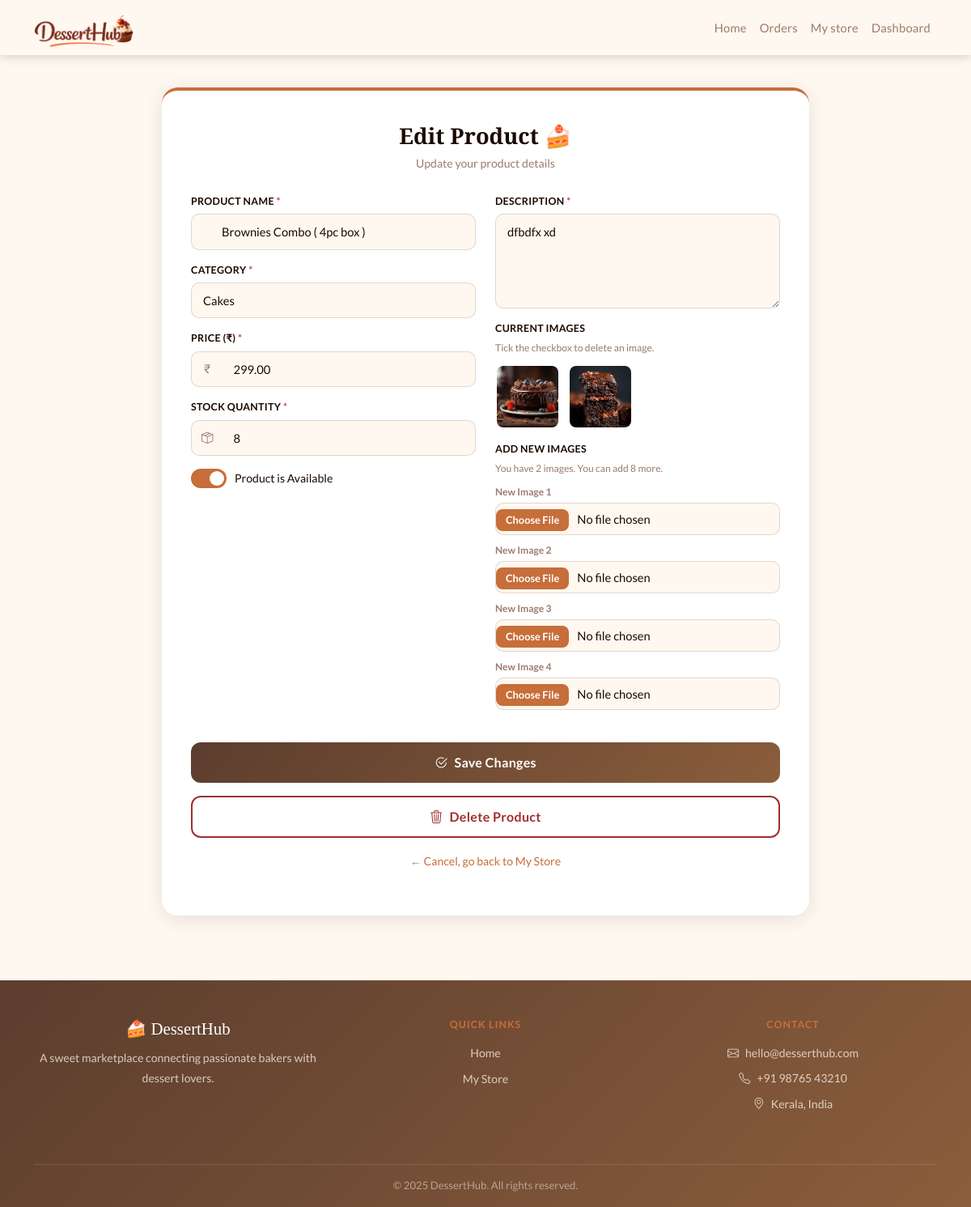
The page /edit-product/3/ (signed in) on the database its author committed.
### store/models.py (models this page shows, shortened)
class Product(models.Model):
     baker=models.ForeignKey(User,on_delete=models.CASCADE)
     category=models.ForeignKey(Category,on_delete=models.CASCADE)
     name=models.CharField(max_length=100)
     description=models.TextField()
     price=models.DecimalField(max_digits=10,decimal_places=2)
     stock=models.PositiveIntegerField()
     created_at=models.DateTimeField(auto_now_add=True)
     updated_at=models.DateTimeField(auto_now_add=True)
     is_available=models.BooleanField(default=True)

class Category(models.Model):
    name=models.CharField(max_length=100)
    image=models.ImageField(upload_to='Category', null=True,blank=True)

class ProductImage(models.Model):
    product=models.ForeignKey(Product,on_delete=models.CASCADE,related_name='images')
    image=models.ImageField(upload_to='product_images/')

### store/views.py (the view)
# urls.py: path('edit-product/<int:id>/', views.edit_productfn, name='edit_product'),
@login_required(login_url='/login/')
def edit_productfn(request, id):
    product = get_object_or_404(Product, id=id, baker=request.user)
    categories = Category.objects.all()
    current_image_count = product.images.count()
    remaining_count = max(0, 6 - current_image_count)
    remaining_slots = range(1, remaining_count + 1)
    if request.method == 'POST':
        action = request.POST.get('action')
        if action == 'delete':
            product.delete()
            messages.success(request, 'Product deleted successfully.')
            return redirect(f'/my-store/{request.user.baker_profile.id}/')
        form = AddProductForm(request.POST, request.FILES, instance=product)
        if form.is_valid():
            form.save()
            delete_ids = request.POST.getlist('delete_image')
            if delete_ids:
                ProductImage.objects.filter(id__in=delete_ids).delete()
            for i in range(1, remaining_count + 1):
                image = request.FILES.get(f'new_image_{i}')
                if image:
                    ProductImage.objects.create(product=product, image=image)
            messages.success(request, 'Product updated successfully!')
            return redirect(f'/my-store/{request.user.baker_profile.id}/')
        else:
            messages.error(request, 'Please correct the errors below.')
            return render(request, 'store/edit_product.html', {
                'form': form,
                'product': product,
                'categories': categories,
                'remaining_slots': remaining_slots
            })
    else:
        form = AddProductForm(instance=product)
        return render(request, 'store/edit_product.html', {
            'form': form,
            'product': product,
            'categories': categories,
            'remaining_slots': remaining_slots
        })

### store/forms.py
class AddProductForm(forms.ModelForm):
    class Meta:
        model = Product
        fields = ['name', 'description', 'price', 'category', 'is_available', 'stock',]

### store/templates/store/edit_product.html (shortened to what this page needs)
{% extends 'base.html' %}
{% load static %}
{% block style %}
    <link rel="stylesheet" href="{% static 'css/store/add_product.css' %}">
{% endblock %}
{% block content %}
<div class="product-form-wrapper">
    <div class="product-form-card">
        <div class="product-form-header">
            <h2 class="product-form-title">Edit Product 🍰</h2>
            <p class="product-form-subtitle">Update your product details</p>
        </div>
        <form method="POST" enctype="multipart/form-data">
            <div class="row g-4">
                <div class="col-lg-6">
                    <div class="mb-3">
                        <label class="pf-label">Product Name <span class="text-danger">*</span></label>
                        <div class="input-group">
                            <span class="input-group-text pf-icon"></span>
                            <input type="text"
                                   name="name"
                                   class="form-control pf-input"
                                   value="{{ product.name }}"
                                   required>
                        </div>
                    </div>
                    <div class="mb-3">
                        <label class="pf-label">Category <span class="text-danger">*</span></label>
                        <select name="category" class="form-select pf-input" required>
                            {% for category in categories %}
                                <option value="{{ category.id }}"
                                    {% if product.category.id == category.id %}selected{% endif %}>
                                    {{ category.name }}
                                </option>
                            {% endfor %}
                        </select>
                    </div>
                    <div class="mb-3">
                        <label class="pf-label">Price (₹) <span class="text-danger">*</span></label>
                        <div class="input-group">
                            <span class="input-group-text pf-icon"><i class="bi bi-currency-rupee"></i></span>
                            <input type="number"
                                   name="price"
                                   class="form-control pf-input"
                                   value="{{ product.price }}"
                                   min="0"
                                   step="0.01"
                                   required>
                        </div>
                    </div>
                    <div class="mb-3">
                        <label class="pf-label">Stock Quantity <span class="text-danger">*</span></label>
                        <div class="input-group">
                            <span class="input-group-text pf-icon"><i class="bi bi-box-seam"></i></span>
                            <input type="number"
                                   name="stock"
                                   class="form-control pf-input"
                                   value="{{ product.stock }}"
                                   min="0"
                                   required>
                        </div>
                    </div>
                    <div class="mb-3">
                        <div class="custom-toggle">
                            <label for="isAvailable" class="toggle-label">
                                <span class="toggle-switch"></span>
                                Product is Available
                            </label>
                        </div>
                    </div>
                </div>
                <div class="col-lg-6">
                    <div class="mb-3">
                        <label class="pf-label">Description <span class="text-danger">*</span></label>
                        <textarea name="description"
                                  class="form-control pf-input pf-textarea"
                                  rows="4"
                                  required>{{ product.description }}</textarea>
                    </div>
                    {% if product.images.all %}
                    <div class="mb-3">
                        <label class="pf-label">Current Images</label>
                        <small class="pf-hint">Tick the checkbox to delete an image.</small>
                        <div class="current-images-grid">
                            {% for img in product.images.all %}
                            <div class="current-img-item">
                                <img src="{{ img.image.url }}"
                                     alt="Product Image"
                                     class="current-img-thumb">
                            </div>
                            {% endfor %}
                        </div>
                    </div>
                    {% endif %}
                    <div class="mb-3">
                        <label class="pf-label">Add New Images</label>
                        {% with product.images.count as img_count %}
                            {% if img_count < 6 %}
                                <small class="pf-hint">
                                    You have {{ img_count }} image{{ img_count|pluralize }}.
                                    You can add {{ 6|add:img_count|add:"-6"|add:"6" }} more.
                                </small>
                                {% for i in remaining_slots %}
                                <div class="image-input-row">
                                    <label class="pf-image-label">New Image {{ forloop.counter }}</label>
                                    <input type="file"
                                        name="new_image_{{ forloop.counter }}"
                                        class="form-control pf-input"
                                        accept="image/*">
                                </div>
                                {% endfor %}
                            {% else %}
                                <small class="pf-hint" style="color: #2d6a2d;">
                                    ✓ Maximum 6 images uploaded. Delete one to add more.
                                </small>
                            {% endif %}
                        {% endwith %}
                    </div>
                </div>
            </div>
            <div class="mt-4">
                <button type="submit" name="action" value="save" class="pf-btn w-100">
                    <i class="bi bi-check2-circle me-2"></i>Save Changes
                </button>
            </div>
        </form>
        <form method="POST" onsubmit="return confirm('Are you sure you want to delete this product? This cannot be undone.')">
            <div class="mt-3">
                <button type="submit" name="action" value="delete" class="pf-btn-delete w-100">
                    <i class="bi bi-trash3 me-2"></i>Delete Product
                </button>
            </div>
        </form>
        <p class="text-center mt-3">
            <a href="/my-store/{{ request.user.baker_profile.id }}/" class="pf-link">
                ← Cancel, go back to My Store
            </a>
        </p>
    </div>
</div>
{% endblock %}

### static/css/base.css (style rules this page uses)
:root { --primary: #5C3D2E; --secondary: #FFF8F0; --accent: #c76e3a; --dark: #1A0A00; --bg: #FFF8F0; --muted: #9C7B6B; --card-bg: #FFFFFF; --card-shadow: 0 4px 20px rgba(92, 61, 46, 0.10); --grad: linear-gradient(135deg, #5C3D2E 0%, #8B5E3C 100%); }
* { margin: 0; padding: 0; box-sizing: border-box; }
body { background-color: var(--bg); font-family: 'Lato', sans-serif; color: var(--dark); min-height: 100vh; display: flex; flex-direction: column; }

### static/css/store/add_product.css (style rules this page uses)
.product-form-wrapper { min-height: 80vh; display: flex; align-items: flex-start; justify-content: center; padding: 40px 16px; }
.product-form-card { background: #ffffff; border-radius: 20px; padding: 40px 36px; box-shadow: 0 4px 24px rgba(30,10,0,0.10); width: 100%; max-width: 800px; border-top: 4px solid var(--accent); }
.product-form-header { text-align: center; margin-bottom: 28px; }
.product-form-title { font-family: 'Playfair Display', serif; font-size: 1.7rem; font-weight: 700; color: var(--dark); margin-bottom: 6px; }
.product-form-subtitle { font-size: 0.88rem; color: var(--muted); }
.pf-label { font-size: 0.78rem; font-weight: 600; color: var(--dark); margin-bottom: 6px; letter-spacing: 0.3px; text-transform: uppercase; display: block; }
.pf-hint { font-size: 0.76rem; color: var(--muted); display: block; margin-bottom: 10px; }
.pf-image-label { font-size: 0.75rem; color: var(--muted); font-weight: 600; margin-bottom: 4px; display: block; }
.pf-input { background: var(--secondary); border: 1px solid rgba(62,28,0,0.15); border-radius: 10px; padding: 10px 14px; font-size: 0.92rem; color: var(--dark); transition: border-color 0.2s, box-shadow 0.2s; }
.pf-input::placeholder { color: #b89880; font-size: 0.88rem; }
.pf-icon { background: var(--secondary); border: 1px solid rgba(62,28,0,0.15); border-right: none; border-radius: 10px 0 0 10px; color: var(--muted); font-size: 0.9rem; padding: 10px 12px; }
.input-group .pf-input { border-left: none; border-radius: 0 10px 10px 0; }
.pf-textarea { resize: vertical; min-height: 120px; line-height: 1.6; }
.image-input-row { margin-bottom: 10px; }
input[type="file"].pf-input { padding: 8px 12px; cursor: pointer; }
.custom-toggle { display: flex; align-items: center; }
.toggle-label { display: flex; align-items: center; gap: 10px; cursor: pointer; font-size: 0.88rem; color: var(--dark); font-weight: 500; }
.toggle-switch { width: 44px; height: 24px; background: #d4c4b8; border-radius: 12px; position: relative; transition: background 0.2s; flex-shrink: 0; }
.toggle-switch::after { content: ''; position: absolute; width: 18px; height: 18px; background: #ffffff; border-radius: 50%; top: 3px; left: 3px; transition: left 0.2s; }
.toggle-input:checked + .toggle-label .toggle-switch { background: var(--accent); }
.toggle-input:checked + .toggle-label .toggle-switch::after { left: 23px; }
.pf-btn { display: block; width: 100%; background: var(--grad); color: #ffffff; font-size: 1rem; font-weight: 600; padding: 13px; border-radius: 12px; border: none; cursor: pointer; transition: opacity 0.2s, transform 0.15s; letter-spacing: 0.3px; }
.pf-link { color: var(--accent); font-size: 0.88rem; font-weight: 500; text-decoration: none; transition: color 0.2s; }
.current-images-grid { display: flex; flex-wrap: wrap; gap: 10px; margin-top: 8px; }
.current-img-item { position: relative; width: 80px; height: 80px; flex-shrink: 0; }
.current-img-thumb { width: 100%; height: 100%; object-fit: cover; border-radius: 10px; border: 2px solid transparent; transition: border 0.2s, opacity 0.2s; }
.pf-btn-delete { display: block; width: 100%; background: transparent; border: 2px solid #a03030; color: #a03030; font-size: 1rem; font-weight: 600; padding: 12px; border-radius: 12px; cursor: pointer; transition: background-color 0.2s, color 0.2s; letter-spacing: 0.3px; }

### rows shown on the page
Product: name "Brownies Combo ( 4pc box )", category "Cakes", price "299.00", stock "8", description "dfbdfx xd"
ProductImage: image (picture)
ProductImage: image (picture)

### other values the page prints
{{ img_count }} "2"
{{ 6|add:img_count|add:"-6"|add:"6" }} "8"
